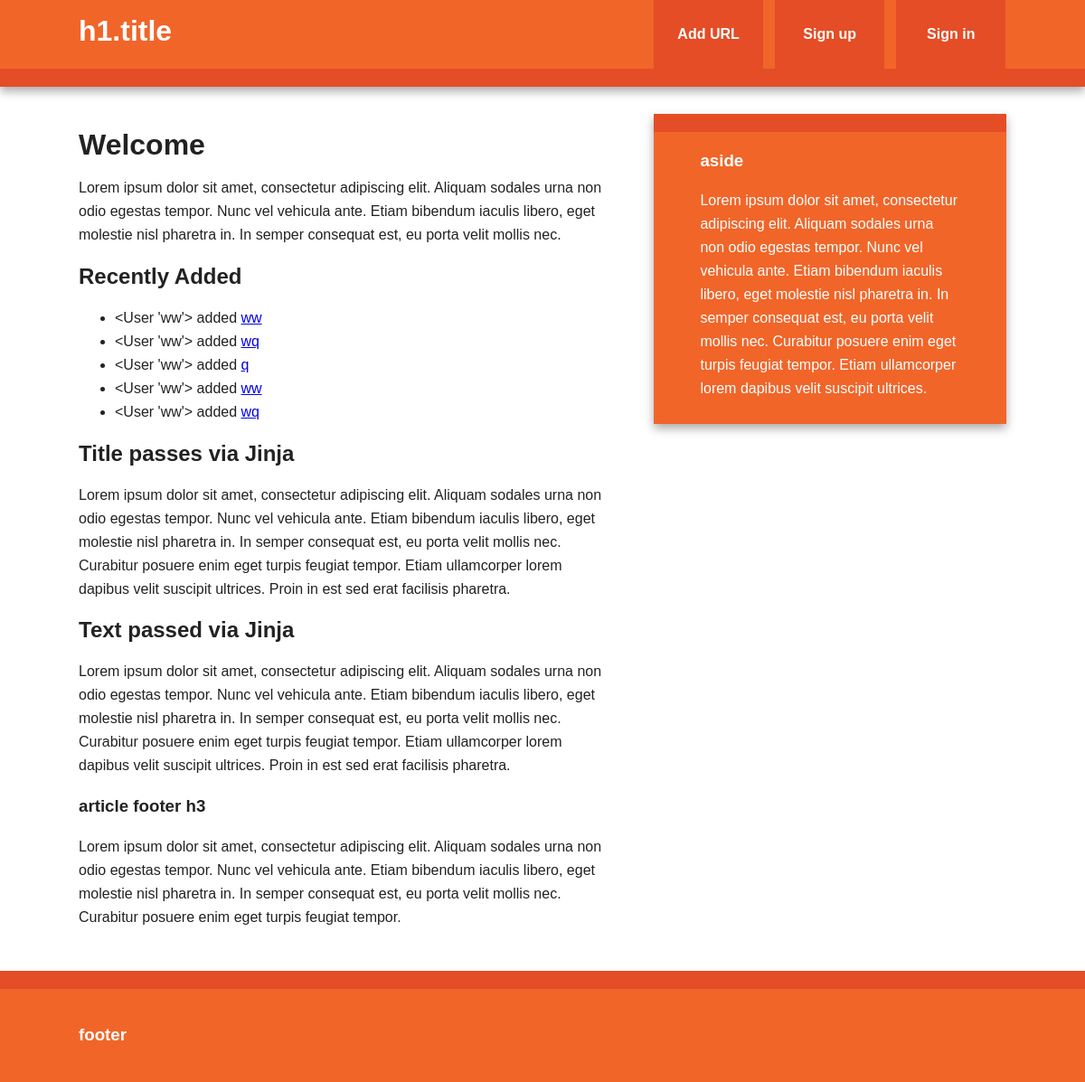
/index, run on the app's committed database.
### models.py (models this page shows, shortened)
class Bookmark(db.Model):
    id = db.Column(db.Integer, primary_key=True)
    url = db.Column(db.Text, nullable=False)
    date = db.Column(db.DateTime, default=datetime.utcnow)
    description = db.Column(db.String(300))
    user_id = db.Column(db.Integer, db.ForeignKey('user.id'), nullable=False)
    @staticmethod
    def newest(num):
        return Bookmark.query.order_by(Bookmark.date.desc()).limit(num)

class User(db.Model):
    id = db.Column(db.Integer, primary_key=True)
    username = db.Column(db.String(80), unique=True)
    email = db.Column(db.String(120), unique=True)
    bookmarks = db.relationship('Bookmark', backref='user', lazy='dynamic')
    def __repr__(self):
        return '<User %r>' % self.username

### thermos.py (the view)
@app.route('/')
@app.route('/index')
def index():
    return render_template(
        'index.html',
        title="Title passes via Jinja",
        text="Text passed via Jinja",
        new_bookmarks=models.Bookmark.newest(5))

### templates/index.html (shortened to what this page needs)
{% extends "base.html" %}
{% block content %}
    <article>
        <header>
            <h1>Welcome</h1>
            <p>Lorem ipsum dolor sit amet, consectetur adipiscing elit. Aliquam sodales urna non odio egestas tempor. Nunc vel vehicula ante. Etiam bibendum iaculis libero, eget molestie nisl pharetra in. In semper consequat est, eu porta velit mollis nec.</p>
        </header>
        <section>
            <h2>
                Recently Added
            </h2>
            {% if new_bookmarks %}
                <ul>
                {% for bm in new_bookmarks %}
                    <li>
                        {{ bm.user }} added <a href="{{ bm.url }}">{{ bm.url}}</a>
                    </li>
                {% endfor %}
                </ul>
            {% else %}
                No bookmarks yet.
            {% endif %}
        </section>
        <section>
            <h2>{{ title }}</h2>
            <p>Lorem ipsum dolor sit amet, consectetur adipiscing elit. Aliquam sodales urna non odio egestas tempor. Nunc vel vehicula ante. Etiam bibendum iaculis libero, eget molestie nisl pharetra in. In semper consequat est, eu porta velit mollis nec. Curabitur posuere enim eget turpis feugiat tempor. Etiam ullamcorper lorem dapibus velit suscipit ultrices. Proin in est sed erat facilisis pharetra.</p>
        </section>
        <section>
            <h2>{{ text }}</h2>
            <p>Lorem ipsum dolor sit amet, consectetur adipiscing elit. Aliquam sodales urna non odio egestas tempor. Nunc vel vehicula ante. Etiam bibendum iaculis libero, eget molestie nisl pharetra in. In semper consequat est, eu porta velit mollis nec. Curabitur posuere enim eget turpis feugiat tempor. Etiam ullamcorper lorem dapibus velit suscipit ultrices. Proin in est sed erat facilisis pharetra.</p>
        </section>
        <footer>
            <h3>article footer h3</h3>
            <p>Lorem ipsum dolor sit amet, consectetur adipiscing elit. Aliquam sodales urna non odio egestas tempor. Nunc vel vehicula ante. Etiam bibendum iaculis libero, eget molestie nisl pharetra in. In semper consequat est, eu porta velit mollis nec. Curabitur posuere enim eget turpis feugiat tempor.</p>
        </footer>
    </article>
{% endblock %}

### templates/base.html (shortened to what this page needs)
<!doctype html>
<html class="no-js" lang="">
    <head>
        <link rel="stylesheet" href="{{ url_for('static', filename='css/normalize.min.css') }}">
        <link rel="stylesheet" href="{{ url_for('static', filename='css/main.css') }}">
    </head>
    <body>
        <div class="header-container">
            <header class="wrapper clearfix">
                <h1 class="title">h1.title</h1>
                <nav>
                    <ul>
                        <li><a href="{{ url_for('add') }}" >Add URL</a></li>
                        <li><a href="#">Sign up</a></li>
                        <li><a href="#">Sign in</a></li>
                    </ul>
                </nav>
            </header>
        </div>
        <div class="main-container">
            <div class="main wrapper clearfix">
                {% block content %}
                {% endblock %}
                {% block sidebar %}
                <aside>
                    <h3>aside</h3>
                    <p>Lorem ipsum dolor sit amet, consectetur adipiscing elit. Aliquam sodales urna non odio egestas tempor. Nunc vel vehicula ante. Etiam bibendum iaculis libero, eget molestie nisl pharetra in. In semper consequat est, eu porta velit mollis nec. Curabitur posuere enim eget turpis feugiat tempor. Etiam ullamcorper lorem dapibus velit suscipit ultrices.</p>
                </aside>
                {% endblock %}
            </div>
        </div>
        <div class="footer-container">
            <footer class="wrapper">
                <h3>footer</h3>
            </footer>
        </div>
    </body>
</html>

### data on the page
Bookmark: user "<User 'ww'>", url "ww"
Bookmark: user "<User 'ww'>", url "wq"
Bookmark: user "<User 'ww'>", url "q"
Bookmark: user "<User 'ww'>", url "ww"
Bookmark: user "<User 'ww'>", url "wq"

### other printed values
{{ title }} "Title passes via Jinja"
{{ text }} "Text passed via Jinja"
